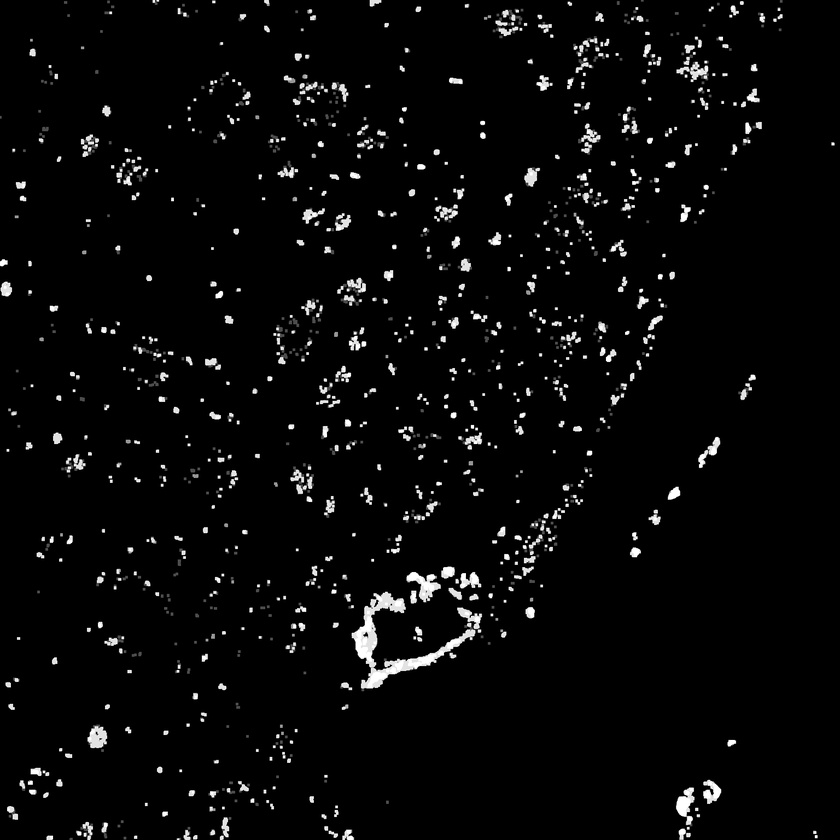
#> input picture neuron_seg/pipeline/post_threshold_morphology_170.png, 840 x 840 px, shrunk from 1536 x 1536 before the run
$ python k_means.py
#> lines starting #> are read from the running program, lines starting #| are printed output that depends on the picture
import numpy as np
from matplotlib import pyplot as plt
from PIL import Image

from sklearn.cluster import MiniBatchKMeans, KMeans
from sklearn.metrics.pairwise import pairwise_distances_argmin
# unit testing using print

# functions to pick mouse movements and gather x,y coordinates
def on_pick(event):
    artist = event.artist
    xmouse, ymouse = event.mouseevent.xdata, event.mouseevent.ydata
    x, y = artist.get_xdata(), artist.get_ydata()
    ind = event.ind
    print('Artist picked:', event.artist)
    print('{} vertices picked'.format(len(ind)))
    print('Pick between vertices {} and {}'.format(min(ind), max(ind)+1))
    print('x, y of mouse: {:.2f},{:.2f}'.format(xmouse, ymouse))
    print('Data point:', x[ind[0]], y[ind[0]])
    print

image = np.array(Image.open("post_threshold_morphology_170.png"),dtype=np.uint8)
#> image is the input picture: shape (840, 840); min 0, max 255, mean 8.5
datapoints = np.where(image != 0)
#> datapoints = 60199 positions, rows 0 to 839, columns 0 to 836
x_coords = list(datapoints[0])
#> x_coords = 60199 items
y_coords = list(datapoints[1])
#> y_coords = 60199 items
# y_coords = list(255 - datapoints[1])
# generate all the datapoints coordinates
coords = np.array(list((zip(x_coords,y_coords))))
#> coords = 60199 pairs, first value 0 to 839, second value 0 to 836
print(coords)
#> (printed output is left out)

# Assign cluster centers at beginning
# init_set = np.array([[811.471, -93.067], [734.521, -884.203]], np.float64)

# compute clustering with Means
k_means = KMeans(init="k-means++", n_clusters=2, n_init=10)
k_means.fit(coords)

# plot result
fig = plt.figure(figsize=(8, 8))
fig.subplots_adjust(left=0.02, right=0.98, bottom=0.05, top=0.9)
colors = ['#4EACC5', '#FF9C34']

# same color applied to the same cluster from K-means
# pair the cluster centers with closet data points
k_means_cluster_centers = np.sort(k_means.cluster_centers_, axis=0)
k_means_labels = pairwise_distances_argmin(coords, k_means_cluster_centers)

ax = fig.add_subplot(1,1,1)
for k, col in zip(range(2), colors):
	my_members = k_means_labels == k
	cluster_center = k_means_cluster_centers[k]
	ax.plot(coords[my_members,1], 255 - coords[my_members,0], 'w', markerfacecolor=col, marker = '.')
	ax.plot(cluster_center[1], cluster_center[0], 'o', markerfacecolor=col,
            markeredgecolor='k', markersize=6)

ax.set_title('KMeans')
ax.set_xticks(())
ax.set_yticks(())

# [9 lines of commented-out code are left out]

plt.show()
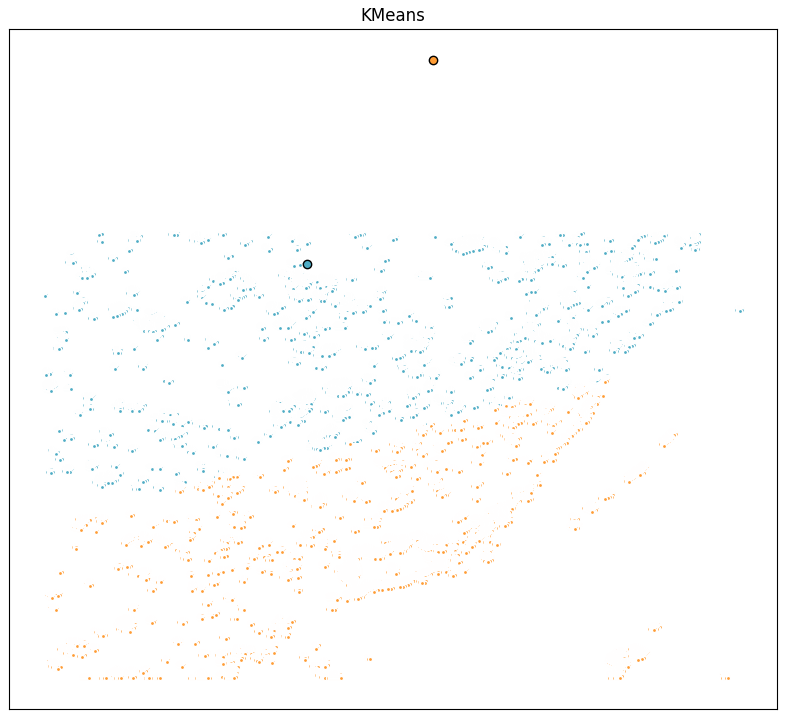
#> figure drawn by matplotlib, 1 panel
